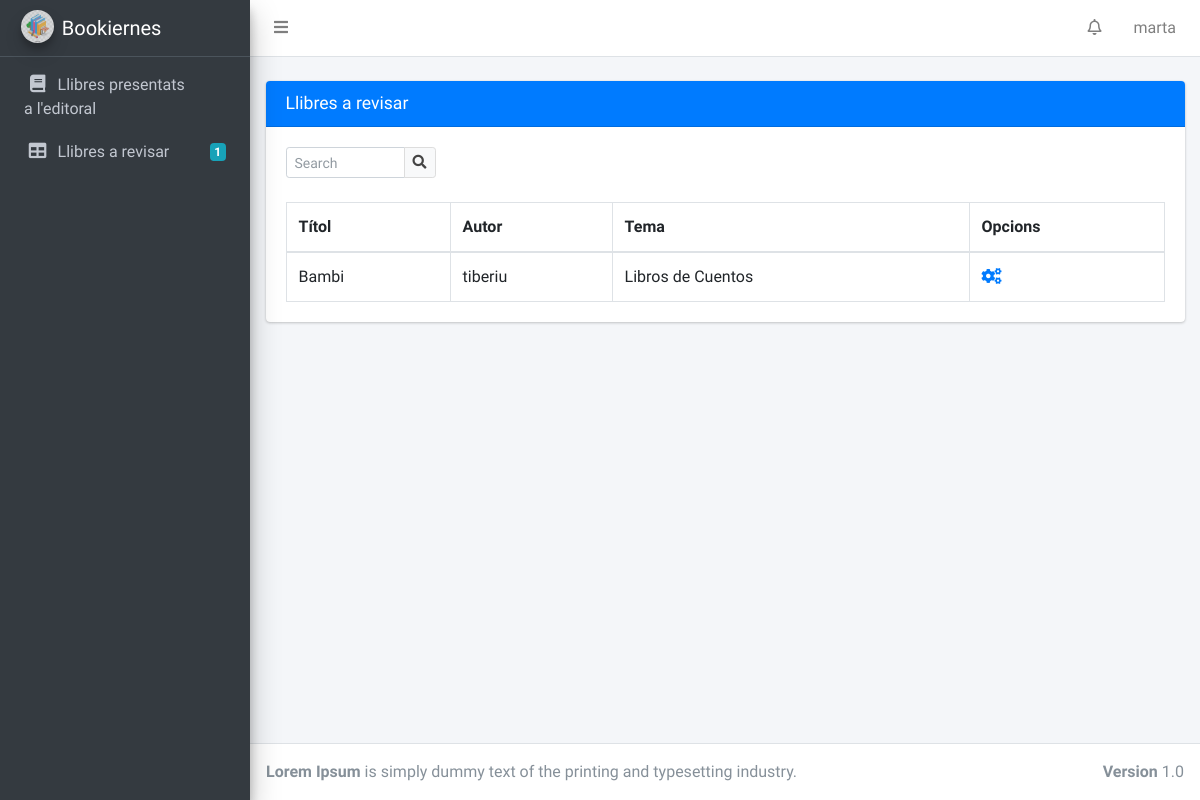
/editor_book_revision/ (signed in), run on an earlier commit of the app's database.
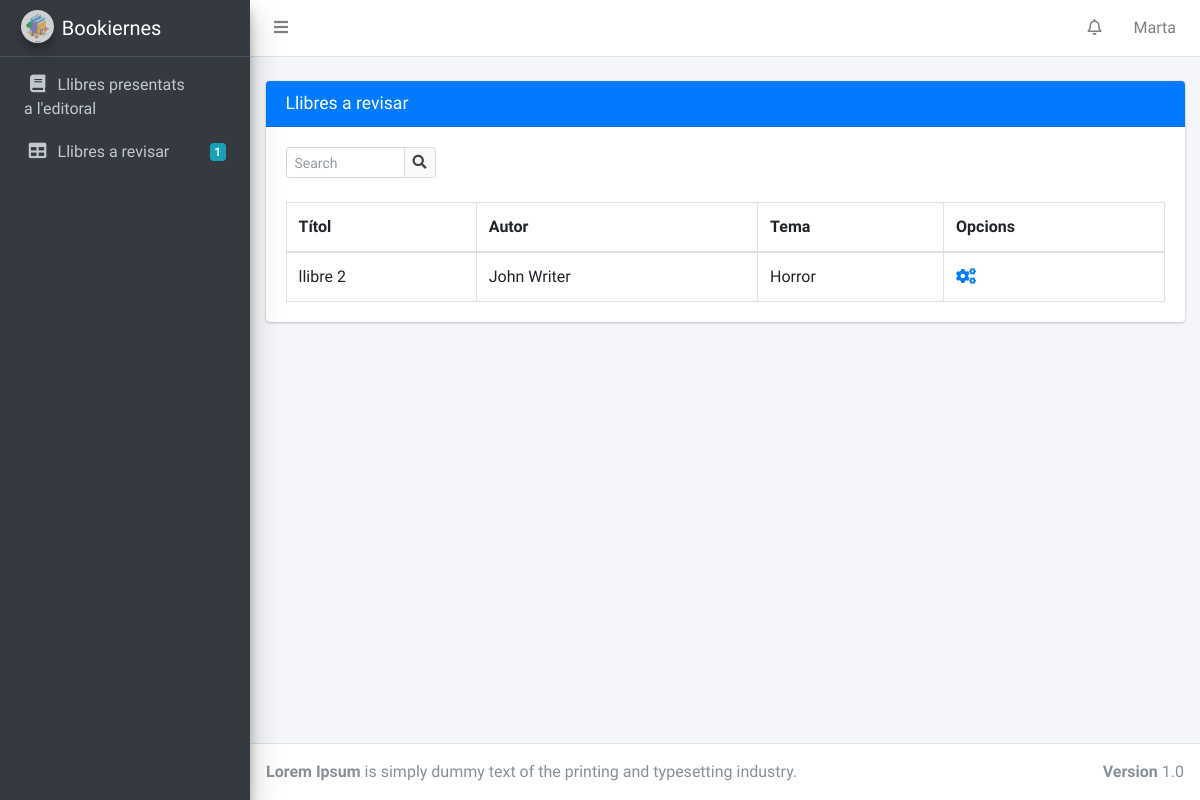
And on a later commit of the database.
### BookiernesApp/models.py (models this page shows, shortened)
class User(AbstractUser):
    USER_TYPE_CHOICES = [('writer', 'Escritor'), ('editor', 'Editor'), ('main_editor', 'Escriptor principal'), ]
    user_type = models.CharField(
        max_length=255,
        choices=USER_TYPE_CHOICES,
        default='writer',
    )
    path_profile_photo = models.FileField(upload_to='profile_photo', null=True, blank=True)
    def get_user_type_name(self):
        return dict(self.USER_TYPE_CHOICES)[self.user_type]

class Book(models.Model):
    BOOK_STATUSES = [('presented', 'Presentat'), ('revised', 'Revisat'), ('modifying', 'Modificant'),
                     ('accepted', 'Aceptat'), ('rejected', 'Rebutjat'), ('published', 'Publicat'),
                     ('new_version', 'New Version')]
    title = models.CharField(null=True, max_length=255, blank=True)
    author = models.ForeignKey(Writer, null=True, on_delete=models.PROTECT, blank=True)
    assigned_to = models.ForeignKey(Editor, null=True, on_delete=models.PROTECT, related_name='books_assigned',
                                    blank=True)
    book_status = models.CharField(null=True, max_length=255, choices=BOOK_STATUSES, blank=True)
    description = models.TextField(null=True, blank=True)
    theme = models.ForeignKey(Theme, null=True, on_delete=models.PROTECT, related_name='books_themes', blank=True)
    path = models.FileField(upload_to='book', null=True, blank=True)
    main_editor_comment = models.TextField(null=True, blank=True)

class Writer(models.Model):
    user = models.OneToOneField(User, on_delete=models.CASCADE, null=True, related_name='writer_profile')
    name = models.CharField(max_length=255)
    def __str__(self):
        return str(self.name)

class Theme(models.Model):
    name = models.CharField(max_length=255)
    def __str__(self):
        return str(self.name)

class Editor(models.Model):
    user = models.OneToOneField(User, on_delete=models.CASCADE, null=True, related_name='editor_profile')
    assigned_theme = models.ForeignKey(Theme, null=True, on_delete=models.CASCADE)
    name = models.CharField(max_length=255)
    def get_presented_books(self):
        if self.user.user_type == 'main_editor':
            return Book.objects.all().filter(book_status="presented")
    def get_books_to_revise(self):
        return self.books_assigned.all().filter(Q(book_status="revised") | Q(book_status='modifying'))

### BookiernesApp/views/editor_views.py (the view)
# urls.py: url(r'^editor_book_revision/$', login_required(EditorBookRevision.as_view()), name='editor_book_revision'),
@method_decorator([login_required, editor_required], name='dispatch')
class EditorBookRevision(ListView):
    model = Book
    template_name = 'html_templates/Editor/Editor_BooksToRevise.html'

### BookiernesApp/templates/html_templates/Editor/Editor_BooksToRevise.html (shortened to what this page needs)
{% extends "html_templates/Blocks/Base.html" %}
{% block head %}
    <link rel="stylesheet" href="../../../static/BookiernesApp/css/all.min.css">
    <link rel="stylesheet" href="https://use.fontawesome.com/releases/v5.7.0/css/all.css"
>
    <link rel="stylesheet" href="../../../static/BookiernesApp/css/adminlte.min.css">
{% endblock %}
{% block content %}
    <div class="content-wrapper">
        <br>
        <section class="content">
            <div class="container-fluid">
                <div class="card card-primary">
                    <div class="card-header">
                        <h3 class="card-title">Llibres a revisar</h3>
                    </div>
                    <div class="card-body">
                        <div class="input-group input-group-sm" style="width: 150px;">
                            <input type="text" name="table_search" class="form-control float-right"
                                   placeholder="Search">
                            <div class="input-group-append">
                                <button type="submit" class="btn btn-default">
                                    <i class="fas fa-search"></i>
                                </button>
                            </div>
                        </div>
                        <br>
                        <table class="table table-bordered">
                            <thead>
                            <tr>
                                <th>Títol</th>
                                <th>Autor</th>
                                <th>Tema</th>
                                <th>Opcions</th>
                            </tr>
                            </thead>
                            <tbody>
                            {% for book in user.editor_profile.get_books_to_revise %}
                                <tr>
                                    <td>{{ book.title }}</td>
                                    <td> {{ book.author }}</td>
                                    <td> {{ book.theme }}</td>
                                    <td><a href="{% url 'BookiernesApp:editor_book_detail' book.id %}"><i
                                            class="nav-icon fas fa-cogs"></i></a>
                                    </td>
                                </tr>
                            {% endfor %}
                            </tbody>
                        </table>
                    </div>
                </div>
            </div>
        </section>
    </div>
{% endblock %}

### BookiernesApp/templates/html_templates/Blocks/Base.html (shortened to what this page needs)
<!DOCTYPE html>
<html lang="en">
<head>
    {% block head %}
    {% endblock %}
</head>
<body class="hold-transition sidebar-mini layout-fixed">
<div class="wrapper">
    <nav class="main-header navbar navbar-expand navbar-white navbar-light">
        <ul class="navbar-nav">
            <li class="nav-item">
                <a class="nav-link" data-widget="pushmenu" href="#" role="button"><i class="fas fa-bars"></i></a>
            </li>
        </ul>
        <ul class="navbar-nav ml-auto">
            <li class="nav-item dropdown">
                <a class="nav-link" data-toggle="dropdown" href="#">
                    <i class="far fa-bell"></i>
                </a>
            </li>
            <li class="nav-item dropdown">
                <a class="nav-link" data-toggle="dropdown" href="#">
                    {{ user.first_name }}
                </a>
            </li>
        </ul>
    </nav>
    <aside class="main-sidebar sidebar-dark-primary elevation-4">
        <a href="#" class="brand-link">
            <img src="../../../static/BookiernesApp/img/logo_Bookiernes.png" alt="Bookiernes Logo"
                 class="brand-image img-circle elevation-3" style="opacity: .8">
            <span class="brand-text font-weight-light">Bookiernes</span>
        </a>
        <div class="sidebar">
            <nav class="mt-2">
                <ul class="nav nav-pills nav-sidebar flex-column" data-widget="treeview" role="menu"
                    data-accordion="false">
                    {% if user.user_type == 'main_editor' %}
                        <li class="nav-item">
                            <a href="{% url 'BookiernesApp:maineditor_books_presented_editorial' %}" class="nav-link">
                                <i class="nav-icon fas fa-book"></i>
                                <p>
                                    Llibres presentats <br>
                                    a l'editoral</p>
                            </a>
                        </li>
                    {% endif %}
                    {% if user.user_type == 'main_editor' or user.user_type == 'editor' %}
                        <li class="nav-item">
                            <a href="{% url 'BookiernesApp:editor_book_revision' %}" class="nav-link">
                                <i class="nav-icon fas fa-table"></i>
                                <p>
                                    Llibres a revisar
                                    {% if user.editor_profile.get_books_to_revise.count > 0 %}
                                        <span class="badge badge-info right">{{ user.editor_profile.get_books_to_revise.count }}</span>
                                    {% endif %}
                                </p>
                            </a>
                        </li>
                    {% endif %}
                </ul>
            </nav>
        </div>
    </aside>
    {% block content %}
    {% endblock %}
    <footer class="main-footer">
        <strong>Lorem Ipsum</strong>
        is simply dummy text of the printing and typesetting industry.
        <div class="float-right d-none d-sm-inline-block">
            <strong>Version</strong> 1.0
        </div>
    </footer>
</div>
</body>
</html>

What changed in the data, as far as the page shows it:
removed Book: title "Bambi", author "tiberiu", theme "Libros de Cuentos"
changed User: first_name "marta" → "Marta"
added Book: title "llibre 2", author "John Writer", theme "Horror"
